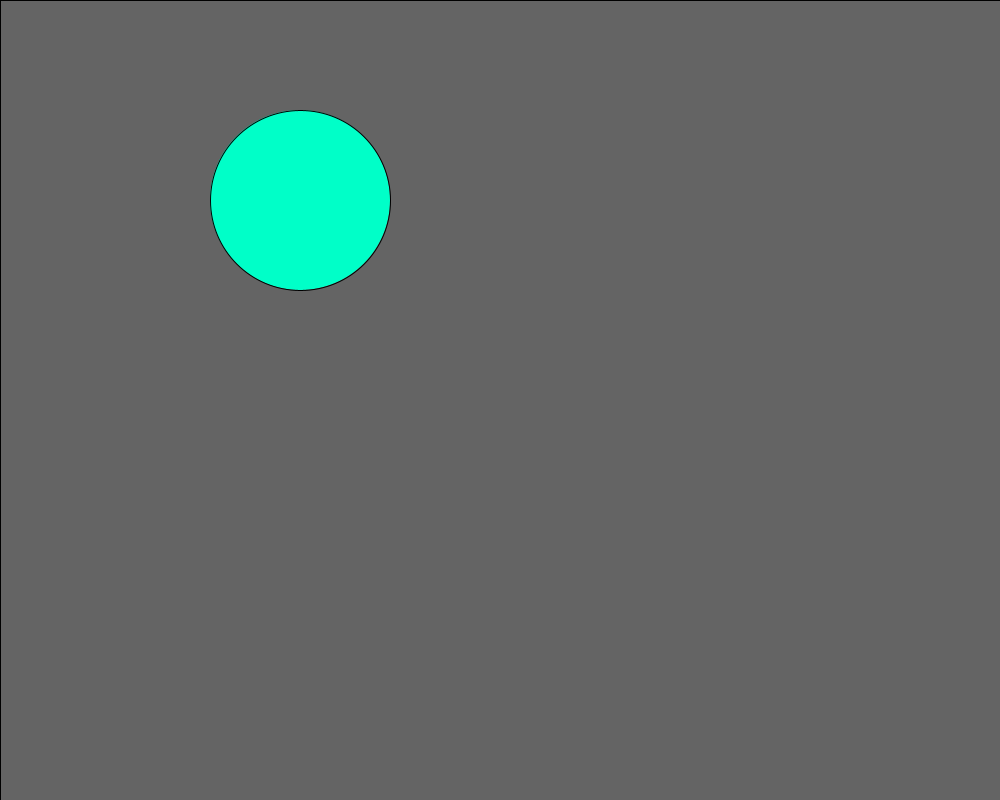
Frame 1 (no input)
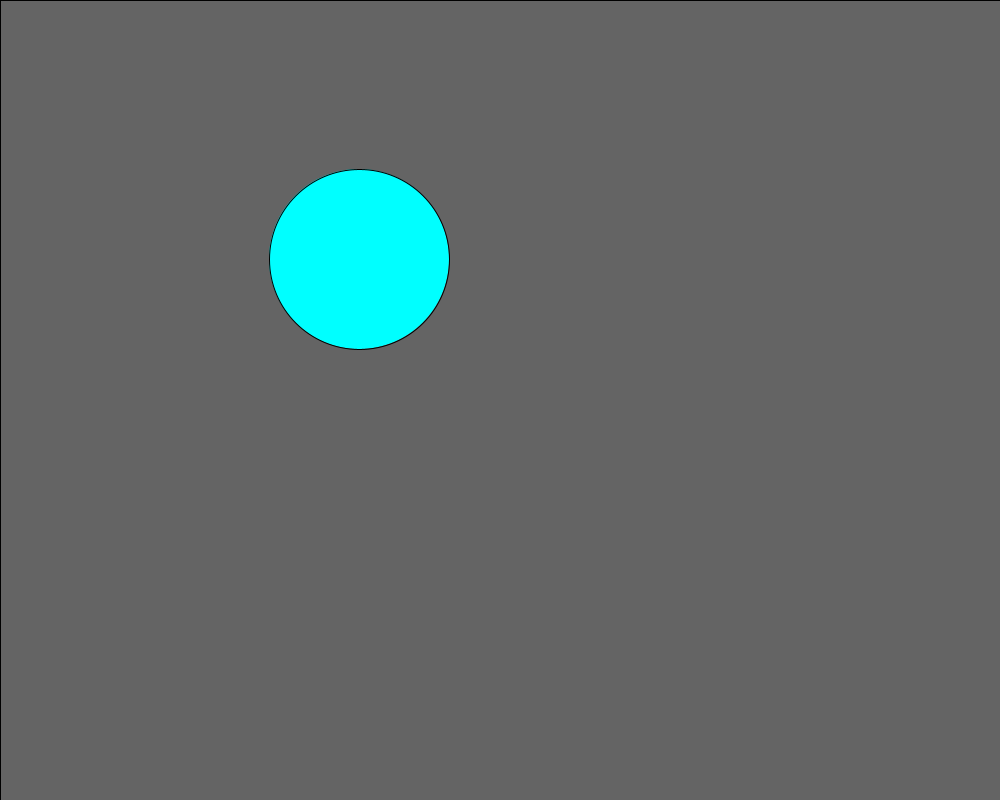
Frame 60 (the mouse pressed at the canvas centre just before this capture)
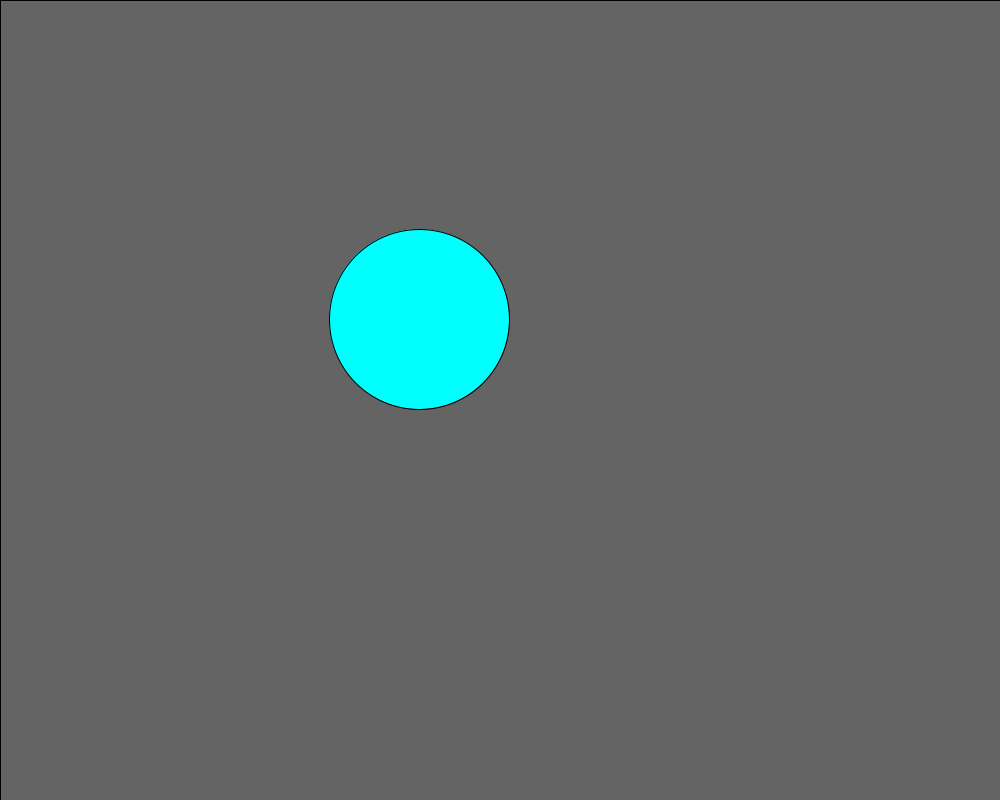
Frame 120 (the mouse held since frame 60 and released just before this capture)

The Processing sketch that drew these frames (run headless with seeded random() and noise(); from frame 60 on, the mouse is pressed at the canvas centre):

// Processing sketch: practice1
// ── practice1.pde
void setup(){
  size(1000, 800);
  background(255);
}

float x = 300;
float y = 200;
int r = 180;
short checkx = 0,checky = 0;
void draw(){
  fill(100);
  rect(0, 0,1000, 800);
  fill(0/*red*/,x/*green*/,y/*blue*/);//0~255
  ellipse(x, y, r, r);
  if(x<90)
  {
    x++;
    checkx = 0;
  }
  else if(x>910)
  {
    x--;
    checkx = 1;
  }
  else if(y<90)
  {
    y++;
    checky = 0;
  }
  else if(y > 710)
  {
    y--;
    checky = 1;
  }
  else if(checkx == 0)
  {
    x++;
    if(checky == 0)
    {
      y++;
    }
  }
  else if(checkx == 1)
  {
    x--;
    if(checky == 1)
    {
      y--;
    }
  }
}
